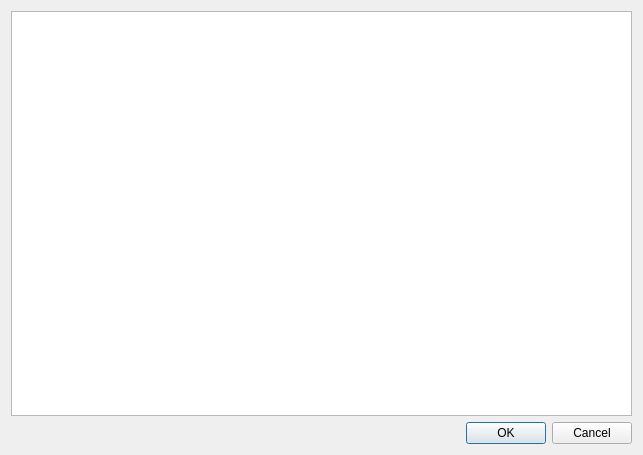
<?xml version="1.0" encoding="UTF-8"?>
<ui version="4.0">
 <class>DlgOtu</class>
 <widget class="QDialog" name="DlgOtu">
  <property name="geometry">
   <rect>
    <x>0</x>
    <y>0</y>
    <width>643</width>
    <height>455</height>
   </rect>
  </property>
  <property name="windowTitle">
   <string>Dialog</string>
  </property>
  <layout class="QVBoxLayout" name="verticalLayout">
   <item>
    <widget class="QTableWidget" name="tableTu"/>
   </item>
   <item>
    <widget class="QDialogButtonBox" name="buttonBox">
     <property name="orientation">
      <enum>Qt::Horizontal</enum>
     </property>
     <property name="standardButtons">
      <set>QDialogButtonBox::Cancel|QDialogButtonBox::Ok</set>
     </property>
    </widget>
   </item>
  </layout>
 </widget>
 <resources/>
 <connections>
  <connection>
   <sender>buttonBox</sender>
   <signal>accepted()</signal>
   <receiver>DlgOtu</receiver>
   <slot>accept()</slot>
   <hints>
    <hint type="sourcelabel">
     <x>248</x>
     <y>254</y>
    </hint>
    <hint type="destinationlabel">
     <x>157</x>
     <y>274</y>
    </hint>
   </hints>
  </connection>
  <connection>
   <sender>buttonBox</sender>
   <signal>rejected()</signal>
   <receiver>DlgOtu</receiver>
   <slot>reject()</slot>
   <hints>
    <hint type="sourcelabel">
     <x>316</x>
     <y>260</y>
    </hint>
    <hint type="destinationlabel">
     <x>286</x>
     <y>274</y>
    </hint>
   </hints>
  </connection>
 </connections>
</ui>
